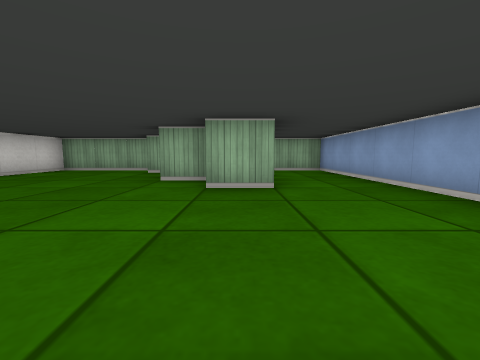
view 1 (above)

13 first-person views from a walk through a cub3D level. The camera is about half as high as the walls, tilts 6° down and sees 90° across. The floor is counted in squares. Each view is taken from the middle of a square. On the plan, view 1 faces up. The plan holds only what a view shows up to about 9 squares ahead; the rest is blank.

view 2
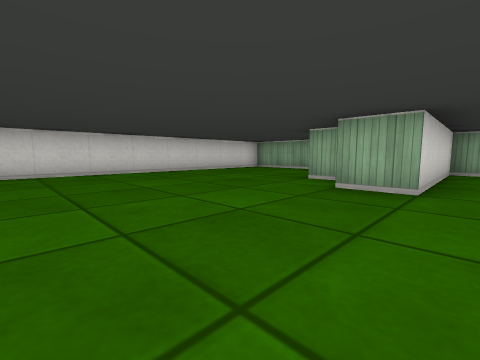

view 3
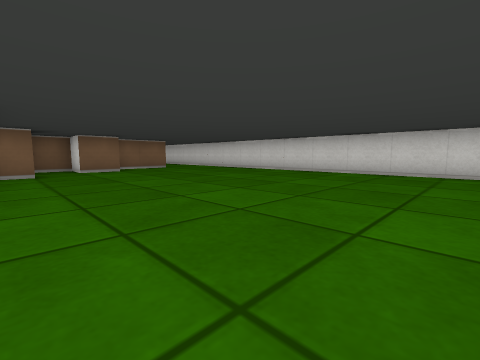

view 4
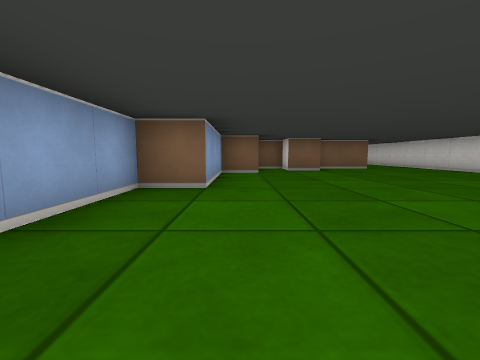

view 5
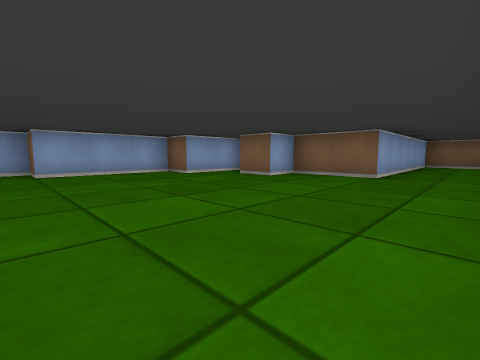

view 6
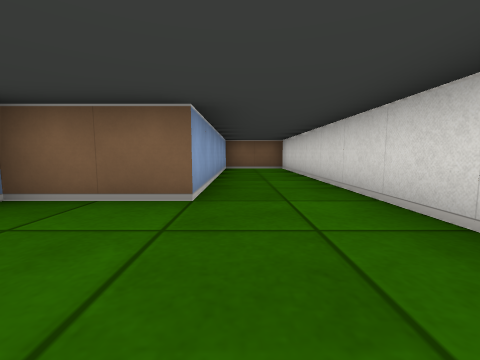

view 7
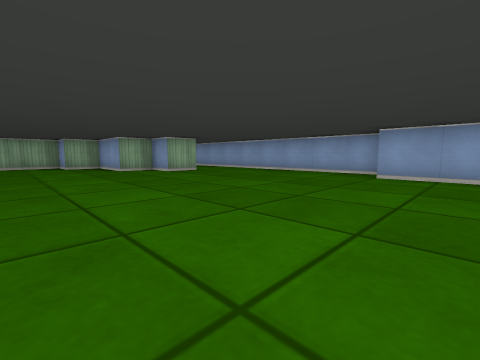

view 8
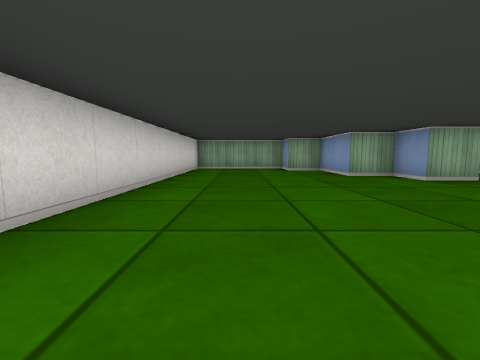

view 9
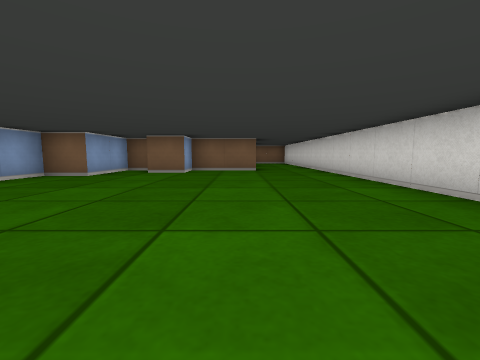

view 10
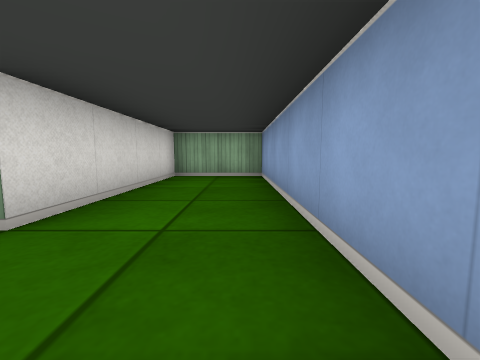

view 11
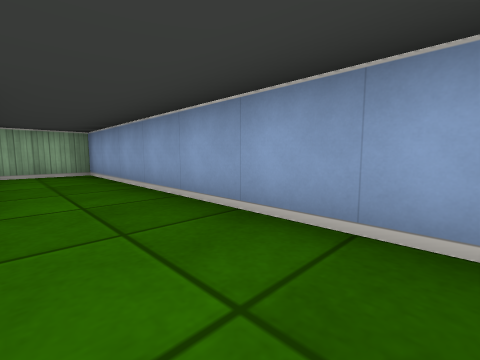

view 12
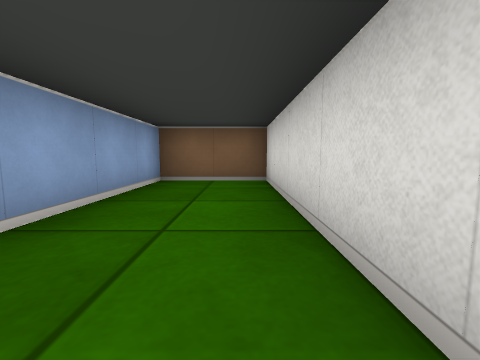

view 13
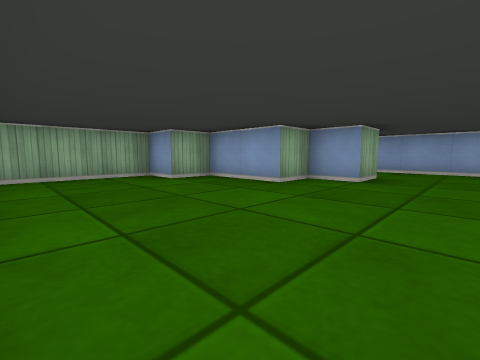

### Floor plan
Points are (right, up) in squares from view 1. A wall is a line through its corners. A room is listed if a view was taken in it or the views show most of it. See-through windows are left out.
Room 1 (views 1, 2, 3, 4, 5, 6, 7, 8, 9, 10, 11, 12, 13)
walls: (1.5, -1.5) (2.5, -1.5) (2.5, 7.5) (0.5, 7.5) (0.5, 3.5) (-0.5, 3.5) (-0.5, 4.5) (-1.5, 4.5) (-1.5, 6.5) (-2.5, 6.5) (-2.5, 7.5) (-5.5, 7.5) (-5.5, -12.5) (-3.5, -12.5) (-3.5, -6.5) (-1.5, -6.5) (-1.5, -5.5) (-0.5, -5.5) (-0.5, -6.5) (0.5, -6.5) (0.5, -4.5) (1.5, -4.5) (1.5, -1.5)

Positions as (right, up) in squares from view 1, and headings:
1: (0, 0), facing up
2: (1, 0), facing up-left
3: (1, 2), facing down-left
4: (1, 2), facing down
5: (-5, -1), facing down-right
6: (-4, -4), facing down
7: (-4, -3), facing up-right
8: (-4, -1), facing up
9: (-3, 1), facing down
10: (2, 2), facing up
11: (1, 1), facing up-right
12: (-5, -8), facing down
13: (-5, 2), facing up-right
